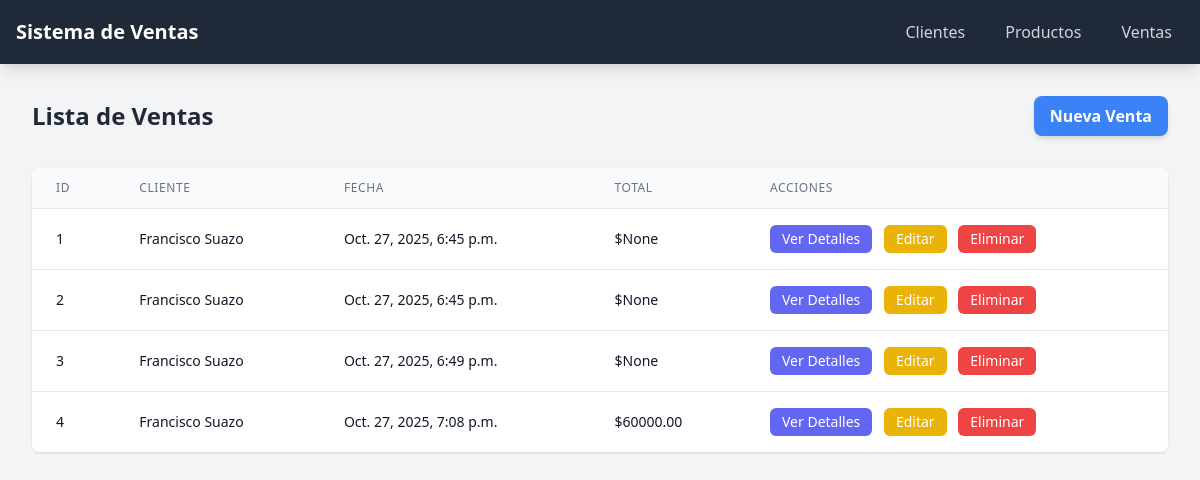
/ventas/, run on the app's committed database.
### ventas/models.py (models this page shows, shortened)
class Venta(models.Model):
    id = models.AutoField(primary_key=True)
    uuid = models.UUIDField(default=uuid.uuid4, editable=False, unique=True)
    fecha = models.DateTimeField(auto_now_add=True)
    total = models.DecimalField(max_digits=10, decimal_places=2, null=True, blank=True)
    created_at = models.DateTimeField(auto_now_add=True)
    modified_at = models.DateTimeField(auto_now=True)
    cliente = models.ForeignKey(Cliente, on_delete=models.CASCADE)

class Cliente(models.Model):
    id = models.AutoField(primary_key=True)
    uuid = models.UUIDField(default=uuid.uuid4, editable=False, unique=True)
    nombre = models.CharField(max_length=100)
    email = models.EmailField(unique=True)
    rut = models.CharField(max_length=12, unique=True)
    created_at = models.DateTimeField(auto_now_add=True)
    modified_at = models.DateTimeField(auto_now=True)
    def __str__(self):
        return self.nombre

### ventas/views.py (the view)
# urls.py: path('ventas/', views.listar_ventas, name='listar_ventas'),
def listar_ventas(request):
    ventas = Venta.objects.all()
    return render(request, 'ventas/listar_ventas.html', {'ventas': ventas})

### ventas/templates/ventas/listar_ventas.html
{% extends 'base.html' %}
{% block content %}
<div class="mb-8 flex justify-between items-center">
    <h2 class="text-2xl font-bold text-gray-800">Lista de Ventas</h2>
    <a href="{% url 'crear_venta' %}" class="bg-blue-500 hover:bg-blue-600 text-white font-semibold py-2 px-4 rounded-lg shadow-md transition duration-300">
        Nueva Venta
    </a>
</div>
<div class="bg-white rounded-lg shadow overflow-hidden">
    <div class="overflow-x-auto">
        <table class="min-w-full divide-y divide-gray-200">
            <thead class="bg-gray-50">
                <tr>
                    <th class="px-6 py-3 text-left text-xs font-medium text-gray-500 uppercase tracking-wider">ID</th>
                    <th class="px-6 py-3 text-left text-xs font-medium text-gray-500 uppercase tracking-wider">Cliente</th>
                    <th class="px-6 py-3 text-left text-xs font-medium text-gray-500 uppercase tracking-wider">Fecha</th>
                    <th class="px-6 py-3 text-left text-xs font-medium text-gray-500 uppercase tracking-wider">Total</th>
                    <th class="px-6 py-3 text-left text-xs font-medium text-gray-500 uppercase tracking-wider">Acciones</th>
                </tr>
            </thead>
            <tbody class="bg-white divide-y divide-gray-200">
                {% for venta in ventas %}
                <tr class="hover:bg-gray-50">
                    <td class="px-6 py-4 whitespace-nowrap text-sm text-gray-900">{{ venta.id }}</td>
                    <td class="px-6 py-4 whitespace-nowrap text-sm text-gray-900">{{ venta.cliente }}</td>
                    <td class="px-6 py-4 whitespace-nowrap text-sm text-gray-900">{{ venta.fecha }}</td>
                    <td class="px-6 py-4 whitespace-nowrap text-sm text-gray-900">${{ venta.total }}</td>
                    <td class="px-6 py-4 whitespace-nowrap text-sm font-medium space-x-2">
                        <a href="{% url 'ver_detalles_venta' venta.id %}"
                           class="inline-block bg-indigo-500 hover:bg-indigo-600 text-white px-3 py-1 rounded-md">
                            Ver Detalles
                        </a>
                        <a href="{% url 'editar_venta' venta.id %}"
                           class="inline-block bg-yellow-500 hover:bg-yellow-600 text-white px-3 py-1 rounded-md">
                            Editar
                        </a>
                        <a href="{% url 'eliminar_venta' venta.id %}"
                           class="inline-block bg-red-500 hover:bg-red-600 text-white px-3 py-1 rounded-md">
                            Eliminar
                        </a>
                    </td>
                </tr>
                {% endfor %}
            </tbody>
        </table>
    </div>
</div>
{% endblock %}

### ventas/templates/base.html (shortened to what this page needs)
<!DOCTYPE html>
<html lang="es">
<head>
    <script src="https://cdn.tailwindcss.com"></script>
</head>
<body class="bg-gray-100">
    <nav class="bg-gray-800 text-white shadow-lg mb-8">
        <div class="max-w-7xl mx-auto px-4">
            <div class="flex items-center justify-between h-16">
                <div class="flex items-center">
                    <a href="/" class="font-bold text-xl">Sistema de Ventas</a>
                </div>
                <div class="hidden md:block">
                    <div class="ml-10 flex items-baseline space-x-4">
                        <a href="{% url 'listar_clientes' %}" class="text-gray-300 hover:bg-gray-700 hover:text-white px-3 py-2 rounded-md">Clientes</a>
                        <a href="{% url 'listar_productos' %}" class="text-gray-300 hover:bg-gray-700 hover:text-white px-3 py-2 rounded-md">Productos</a>
                        <a href="{% url 'listar_ventas' %}" class="text-gray-300 hover:bg-gray-700 hover:text-white px-3 py-2 rounded-md">Ventas</a>
                    </div>
                </div>
            </div>
        </div>
    </nav>
    <div class="max-w-7xl mx-auto px-4 sm:px-6 lg:px-8">
        {% block content %}
        {% endblock %}
    </div>
</body>
</html>

### data on the page
Venta: id "1", cliente "Francisco Suazo", fecha "Oct. 27, 2025, 6:45 p.m.", total "None"
Venta: id "2", cliente "Francisco Suazo", fecha "Oct. 27, 2025, 6:45 p.m.", total "None"
Venta: id "3", cliente "Francisco Suazo", fecha "Oct. 27, 2025, 6:49 p.m.", total "None"
Venta: id "4", cliente "Francisco Suazo", fecha "Oct. 27, 2025, 7:08 p.m.", total "60000.00"
